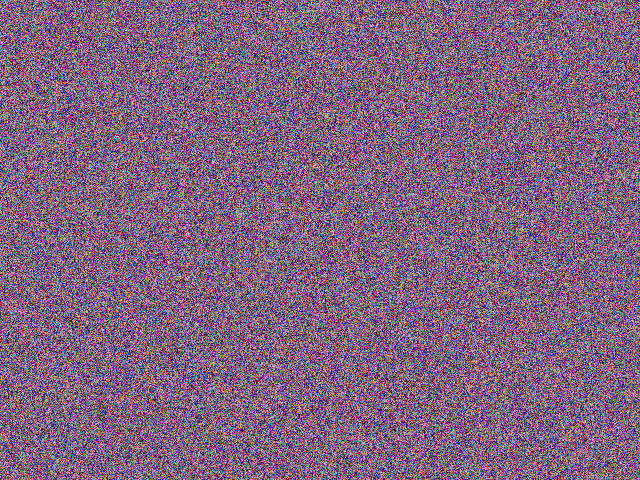
#> input picture random_image.bmp, 640 x 480 px, given in place of the camera
$ jupyter execute --allow-errors 20241021_e_cv02.ipynb   (shell and % lines are left out)   (text cells are left out)
#> lines starting #> are read from the running program, lines starting #| are printed output that depends on the picture
[cell 1]
import cv2
import matplotlib.pyplot as plt
import numpy as np

# Read the image
src = cv2.imread('img/Aerial.bmp', 0)

def oresen(k):
    curve = k * np.arange(0, 256)
    curve = curve.clip(0, 255)
    return curve.astype(np.uint8)

def gamma_curve(gamma):
    curve = np.arange(0, 256)
    curve = 255 * np.power(curve / 255, 1/gamma)
    return curve.astype(np.uint8)

cv2.imshow("src", src)


curve1 = gamma_curve(0.5)
#> (the rest of this cell did not finish here and is left out)

[cell 2]
import cv2
import matplotlib.pyplot as plt
import numpy as np


def oresen(k):
    curve = k * np.arange(0, 256)
    curve = curve.clip(0, 255)
    return curve.astype(np.uint8)

cv2.imshow("src", src)

# dst 3
curve1 = oresen(3)
#> (the rest of this cell did not finish here and is left out)

[cell 3]
import cv2
import matplotlib.pyplot as plt
import numpy as np

img = cv2.imread("img/Parrots.bmp")

#> (the rest of this cell did not finish here and is left out)

[cell 4]
import cv2
import matplotlib.pyplot as plt
import numpy as np

img = cv2.imread("img/Parrots.bmp")

#> (the rest of this cell did not finish here and is left out)

[cell 5]
import matplotlib.pyplot as plt
import matplotlib.transforms as transforms
import numpy as np
import random

# 描画領域の設定
fig, ax = plt.subplots()
ax.set_facecolor('black')
ax.set_xlim(0, 100)
ax.set_ylim(0, 100)

positions = []

# 三角形を描画する関数
def draw_triangle(ax, center, size):
    triangle = plt.Polygon([
        (center[0], center[1] + size),
        (center[0] - size, center[1] - size),
        (center[0] + size, center[1] - size)
    ], color=np.random.rand(3,))
    t = transforms.Affine2D().rotate_deg_around(center[0], center[1], random.uniform(0, 180)) + ax.transData
    triangle.set_transform(t)
    ax.add_patch(triangle)

# 四角形を描画する関数
def draw_square(ax, center, size):
    square = plt.Rectangle(
        (center[0] - size, center[1] - size),
        2 * size, 2 * size,
        color=np.random.rand(3,)
    )
    t = transforms.Affine2D().rotate_deg_around(center[0], center[1], random.uniform(0, 180)) + ax.transData
    square.set_transform(t)
    ax.add_patch(square)

# 丸を描画する関数
def draw_circle(ax, center, size):
    circle = plt.Circle(center, size, color=np.random.rand(3,))
    ax.add_patch(circle)

# ランダムに図形を配置する
for _ in range(30):  # 30個の図形を配置
    shape_type = random.choice(['triangle', 'square', 'circle'])

    while True:
        # 重ならないように位置を決定
        center = (random.uniform(0, 100), random.uniform(0, 100))
        size = random.uniform(2, 10)
        is_overlapped = False
        for pos in positions:
            if np.linalg.norm(np.array(pos[:2]) - np.array(center)) < size + pos[2]:
                is_overlapped = True
                break
        if not is_overlapped:
            positions.append((center[0], center[1], size))
            break
        center = (random.uniform(0, 100), random.uniform(0, 100))
    size = random.uniform(2, 10)

    if shape_type == 'triangle':
        draw_triangle(ax, center, size)
    elif shape_type == 'square':
        draw_square(ax, center, size)
    elif shape_type == 'circle':
        draw_circle(ax, center, size)

# 描画を表示
plt.axis('off')
plt.show()
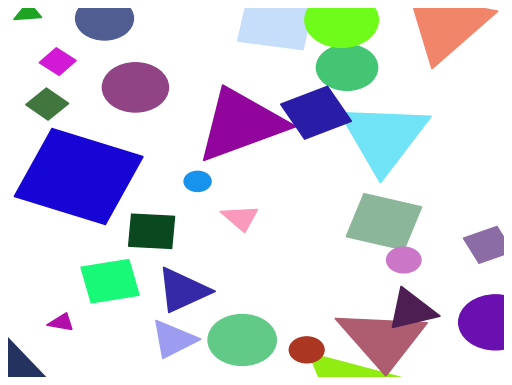
#> figure drawn by matplotlib, 1 panel

[cell 6]
import numpy as np
import cv2

img = cv2.imread("img/Sailboat.bmp")
cv2.imshow("src", img)

#> (the rest of this cell did not finish here and is left out)

[cell 7]
import numpy as np
import cv2

base = cv2.imread("img/Sailboat.bmp")
#> (the rest of this cell did not finish here and is left out)

[cell 8]
import numpy as np
import cv2

img1 = cv2.imread("img/Parrots.bmp")
img2 = cv2.imread("img/Lenna.bmp")
img3 = cv2.imread("img/Mandrill.bmp")
img4 = cv2.imread("img/Aerial.bmp")

vconcat1 = cv2.vconcat([img1, img2])
cv2.imshow("vconcat1", vconcat1)

vconcat2 = cv2.vconcat([img3, img4])
cv2.imshow("vconcat2", vconcat2)

hconcat_img = cv2.hconcat([vconcat1, vconcat2])
cv2.imshow("hconcat", hconcat_img)

cv2.waitKey(0)
cv2.destroyAllWindows()

[cell 9]
import numpy as np
import cv2

cap = cv2.VideoCapture(0)

while True:
    ret, frame = cap.read()
#> frame is the input picture: shape (480, 640, 3); mean B, G, R 127.4, 100, 127.6

    res,th1 = cv2.threshold(frame, 127, 255, cv2.THRESH_BINARY)
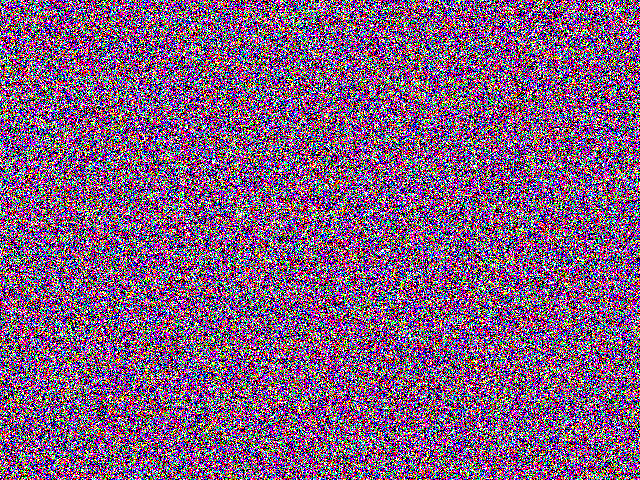
#> th1: shape (480, 640, 3); mean B, G, R 127.2, 92.7, 127.7
    cv2.imshow("frame", th1)

    if cv2.waitKey(1) & 0xFF == ord("q"):
#> (key q is pressed here)
        break

cap.release()
cv2.waitKey(0)
cv2.destroyAllWindows()

[cell 10]
import cv2
import numpy as np

cap = cv2.VideoCapture(0)

while True:
    ret, frame = cap.read()
    frame_gray = cv2.cvtColor(frame, cv2.COLOR_BGR2GRAY)
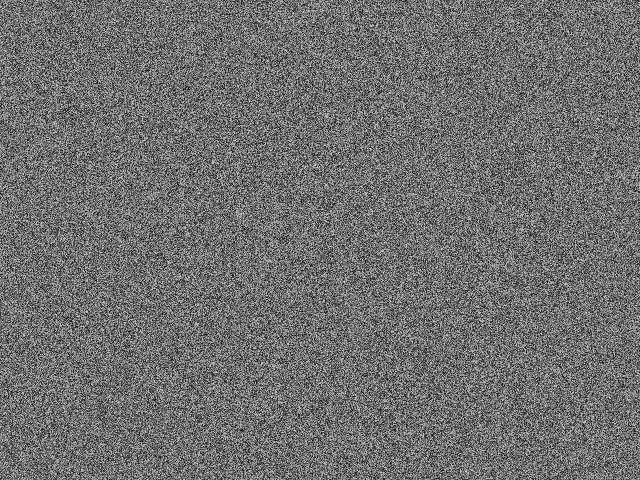
#> frame_gray: shape (480, 640); min 0, max 222, mean 111.4
    th1 = cv2.adaptiveThreshold(frame_gray, 255, cv2.ADAPTIVE_THRESH_GAUSSIAN_C, cv2.THRESH_BINARY, 7, 5)
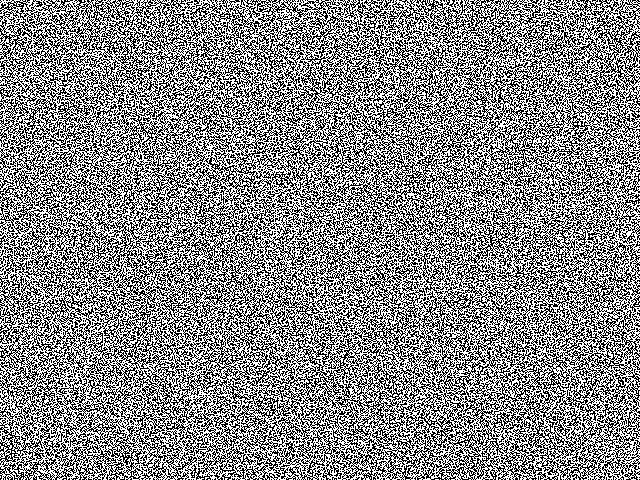
#> th1: shape (480, 640); 54.1% white; black in thin lines or dots
    cv2.imshow("frame", th1)

    if cv2.waitKey(1) & 0xFF == ord("q"):
#> (key q is pressed here)
        break

cap.release()
cv2.waitKey(0)
cv2.destroyAllWindows()
